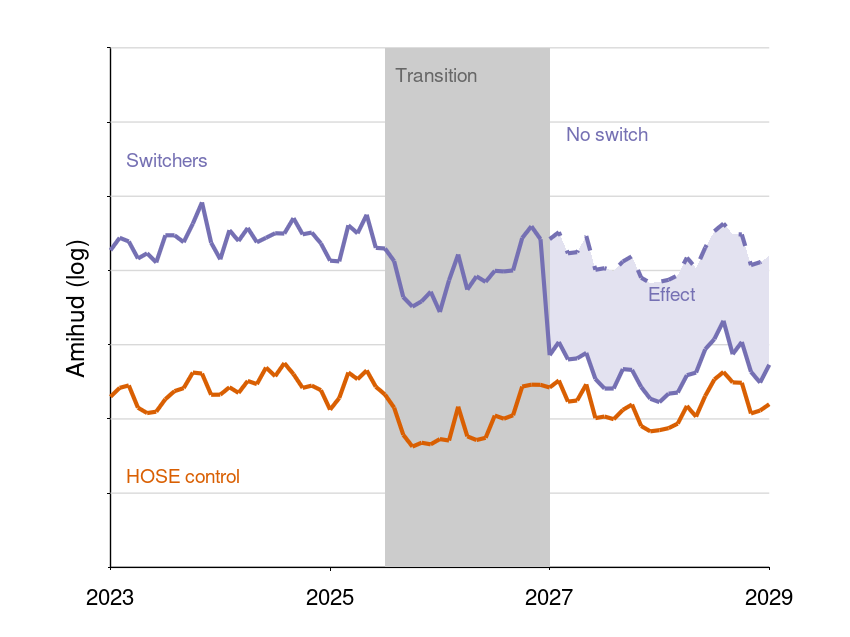
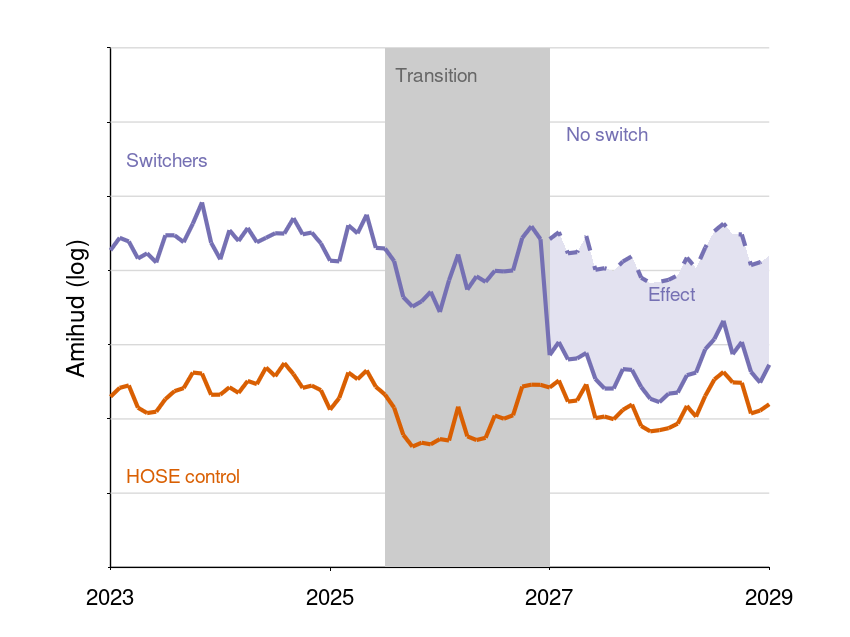

Write the MATLAB code that produced these figures, in order.
%% Minimalist figure for the DiD illustration
% Viết theo đúng bố cục figures.m của pmichaillat/matlab-figures (MIT).
% Chỉ khác ở chỗ cần để chạy được cả Octave: set(0,...) thay groot, bảng màu dạng số thay mã hex,
% fill thay xregion/area (màu nhạt tương đương FaceAlpha = 0.2).
% Dữ liệu là MINH HỌA (ngẫu nhiên có seed), không phải dữ liệu thật.

%% Clear workspace

close all
clear
clc

%% Set default properties for 4:3 figure

figureWidth = 8.5;
figureHeight = 6.375;
set(0, 'defaultFigureUnits', 'inches')
set(0, 'defaultFigurePosition', [1,1,figureWidth,figureHeight]);
set(0, 'defaultFigurePaperPosition', [0, 0, figureWidth,figureHeight]);
set(0, 'defaultFigurePaperSize', [figureWidth,figureHeight]);

%% Set default properties for axes

set(0, 'defaultAxesFontName', 'Helvetica')
set(0, 'defaultAxesFontSize', 16)
set(0, 'defaultAxesXColor', 'k')
set(0, 'defaultAxesYColor', 'k')
set(0, 'defaultAxesLineWidth', 1)
set(0, 'defaultAxesYGrid', 'off')   % lưới vẽ tay màu xám nhạt bên dưới (Octave không nhận GridAlpha)
set(0, 'defaultAxesXGrid', 'off')
set(0, 'defaultAxesTickDir', 'out')
set(0, 'defaultAxesTickLength',[0.005, 0.005])
set(0, 'defaultAxesBox','off')

%% Predefine qualitative color palettes

% Dark colors
darkPalette = [27 158 119; 217 95 2; 117 112 179; 231 41 138; 102 166 30; 230 171 2; 166 118 29; 102 102 102]/255;
greenColor = darkPalette(1,:);
orangeColor = darkPalette(2,:);
purpleColor = darkPalette(3,:);

% Light colors (equivalent to FaceAlpha = 0.2 on white)
lightPurple = 0.8 + 0.2*purpleColor;
lightGray = 0.8 + 0.2*[0 0 0];

%% Create data

randn('seed', 3);
time = [2023:1/12:2029]';
pre = time < 2027;
post = ~pre;
n = numel(time);

common = filter(1, [1 -0.8], 0.035*randn(n,1));
data1 = 0.85 + common + 0.015*randn(n,1);    % mã chuyển sàn
data2 = 0.45 + common + 0.015*randn(n,1);    % mã HOSE đối sánh
data3 = data2 + mean(data1(pre) - data2(pre)); % nếu không chuyển sàn
data1(post) = data3(post) - 0.30 + 0.015*randn(sum(post),1);

% Create period
startPeriod = 2025.5;
endPeriod = 2027;

%% Predefine properties for x-axis

clear obj
obj.XLim = [2023, 2029];
obj.XTick = [2023:2:2029];
xAxis = [fieldnames(obj), struct2cell(obj)]';

%% Predefine properties for y-axis

clear obj
obj.YLim = [0, 1.4];
obj.YTick = [0:0.2:1.4];
obj.YTickLabel = {};
yAxis = [fieldnames(obj), struct2cell(obj)]';

%% Predefine properties for lines

clear obj
obj.Color = purpleColor;
obj.LineWidth = 3;
obj.LineStyle = '-';
purpleLine = [fieldnames(obj), struct2cell(obj)]';

clear obj
obj.Color = orangeColor;
obj.LineWidth = 3;
obj.LineStyle = '-';
orangeLine = [fieldnames(obj), struct2cell(obj)]';

clear obj
obj.Color = purpleColor;
obj.LineWidth = 3;
obj.LineStyle = '--';
purpleDashed = [fieldnames(obj), struct2cell(obj)]';

%% Predefine properties for areas

clear obj
obj.EdgeColor = 'none';
noEdge = [fieldnames(obj), struct2cell(obj)]';

%% Create a plot with a gray period area and a higher-lower area

% Open figure
iFigure = 1;
figure(iFigure)
clf
hold on

% Light horizontal grid (= lưới mặc định MATLAB, độ đậm 0.15)
for y = 0.2:0.2:1.4
    plot([2023 2029], [y y], 'Color', 0.85*[1 1 1], 'LineWidth', 1)
end

% Paint period area (vẽ sau lưới để dải xám phủ lên lưới)
fill([startPeriod endPeriod endPeriod startPeriod], [0 0 1.4 1.4], lightGray, noEdge{:});

% Paint higher-lower area
fill([time(post); flipud(time(post))], [data3(post); flipud(data1(post))], lightPurple, noEdge{:});

% Plot data
plot(time(post), data3(post), purpleDashed{:})
plot(time, data2, orangeLine{:})
plot(time, data1, purpleLine{:})

% Annotate: nhãn nhỏ đặt cạnh đường, như figures.pdf của template
labelSize = 14;
text(2023.15, 1.10, 'Switchers', 'Color', purpleColor, 'FontSize', labelSize)
text(2023.15, 0.25, 'HOSE control', 'Color', orangeColor, 'FontSize', labelSize)
text(2027.15, 1.17, 'No switch', 'Color', purpleColor, 'FontSize', labelSize)
text(2027.9, 0.74, 'Effect', 'Color', purpleColor, 'FontSize', labelSize)
text(2025.6, 1.33, 'Transition', 'Color', 0.4*[1 1 1], 'FontSize', labelSize)

%Populate axes
set(gca, xAxis{:}, yAxis{:})
ylabel('Amihud (log)')

%Print figure
print('-dpdf', 'did.pdf')
print('-dpng', '-r300', 'did.png')   % bản PNG nét đậm hơn nếu PDF của Octave bị mảnh
